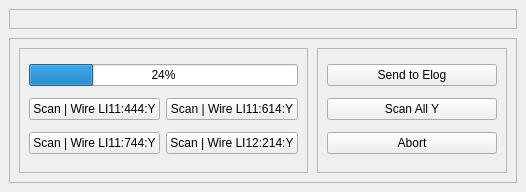
     <widget class="QWidget" name="Multiwire_Y">
      <attribute name="title">
       <string>Multi L2 'Y'</string>
      </attribute>
      <layout class="QVBoxLayout" name="multiL2YPageLayout">
       <property name="spacing">
        <number>9</number>
       </property>
       <property name="leftMargin">
        <number>9</number>
       </property>
       <property name="topMargin">
        <number>9</number>
       </property>
       <property name="rightMargin">
        <number>9</number>
       </property>
       <property name="bottomMargin">
        <number>9</number>
       </property>
       <item>
        <widget class="QFrame" name="MultiwireX_2">
         <property name="frameShape">
          <enum>QFrame::StyledPanel</enum>
         </property>
         <property name="frameShadow">
          <enum>QFrame::Raised</enum>
         </property>
         <layout class="QGridLayout" name="gridLayout_8">
          <item row="0" column="0">
           <widget class="QFrame" name="frame_13">
            <property name="frameShape">
             <enum>QFrame::StyledPanel</enum>
            </property>
            <property name="frameShadow">
             <enum>QFrame::Raised</enum>
            </property>
           </widget>
          </item>
         </layout>
        </widget>
       </item>
       <item>
        <widget class="QFrame" name="frame_17">
         <property name="minimumSize">
          <size>
           <width>0</width>
           <height>145</height>
          </size>
         </property>
         <property name="maximumSize">
          <size>
           <width>16777215</width>
           <height>190</height>
          </size>
         </property>
         <property name="frameShape">
          <enum>QFrame::StyledPanel</enum>
         </property>
         <property name="frameShadow">
          <enum>QFrame::Raised</enum>
         </property>
         <layout class="QHBoxLayout" name="multiL2YControlsLayout">
          <property name="spacing">
           <number>9</number>
          </property>
          <property name="leftMargin">
           <number>9</number>
          </property>
          <property name="topMargin">
           <number>9</number>
          </property>
          <property name="rightMargin">
           <number>9</number>
          </property>
          <property name="bottomMargin">
           <number>9</number>
          </property>
          <item>
           <widget class="QFrame" name="frame_18">
            <property name="frameShape">
             <enum>QFrame::StyledPanel</enum>
            </property>
            <property name="frameShadow">
             <enum>QFrame::Raised</enum>
            </property>
            <layout class="QGridLayout" name="gridLayout_9">
             <item row="2" column="0">
              <widget class="QPushButton" name="yScan3Push">
               <property name="text">
                <string>Scan | Wire LI11:744:Y</string>
               </property>
              </widget>
             </item>
             <item row="1" column="1">
              <widget class="QPushButton" name="yScan2Push">
               <property name="text">
                <string>Scan | Wire LI11:614:Y</string>
               </property>
              </widget>
             </item>
             <item row="2" column="1">
              <widget class="QPushButton" name="yScan4Push">
               <property name="text">
                <string>Scan | Wire LI12:214:Y</string>
               </property>
              </widget>
             </item>
             <item row="1" column="0">
              <widget class="QPushButton" name="yScan1Push">
               <property name="text">
                <string>Scan | Wire LI11:444:Y</string>
               </property>
              </widget>
             </item>
             <item row="0" column="0" colspan="2">
              <widget class="QProgressBar" name="progressBar_3">
               <property name="value">
                <number>24</number>
               </property>
              </widget>
             </item>
            </layout>
           </widget>
          </item>
          <item>
           <widget class="QFrame" name="frame_YActions">
            <property name="minimumSize">
             <size>
              <width>190</width>
              <height>0</height>
             </size>
            </property>
            <property name="maximumSize">
             <size>
              <width>260</width>
              <height>16777215</height>
             </size>
            </property>
            <property name="frameShape">
             <enum>QFrame::StyledPanel</enum>
            </property>
            <property name="frameShadow">
             <enum>QFrame::Raised</enum>
            </property>
            <layout class="QVBoxLayout" name="verticalLayout_7">
             <item>
              <widget class="QPushButton" name="yElogPush">
               <property name="text">
                <string>Send to Elog</string>
               </property>
              </widget>
             </item>
             <item>
              <widget class="QPushButton" name="yScanAllPush">
               <property name="text">
                <string>Scan All Y</string>
               </property>
              </widget>
             </item>
             <item>
              <widget class="QPushButton" name="yAbortPush">
               <property name="text">
                <string>Abort</string>
               </property>
              </widget>
             </item>
            </layout>
           </widget>
          </item>
         </layout>
        </widget>
       </item>
      </layout>
     </widget>
